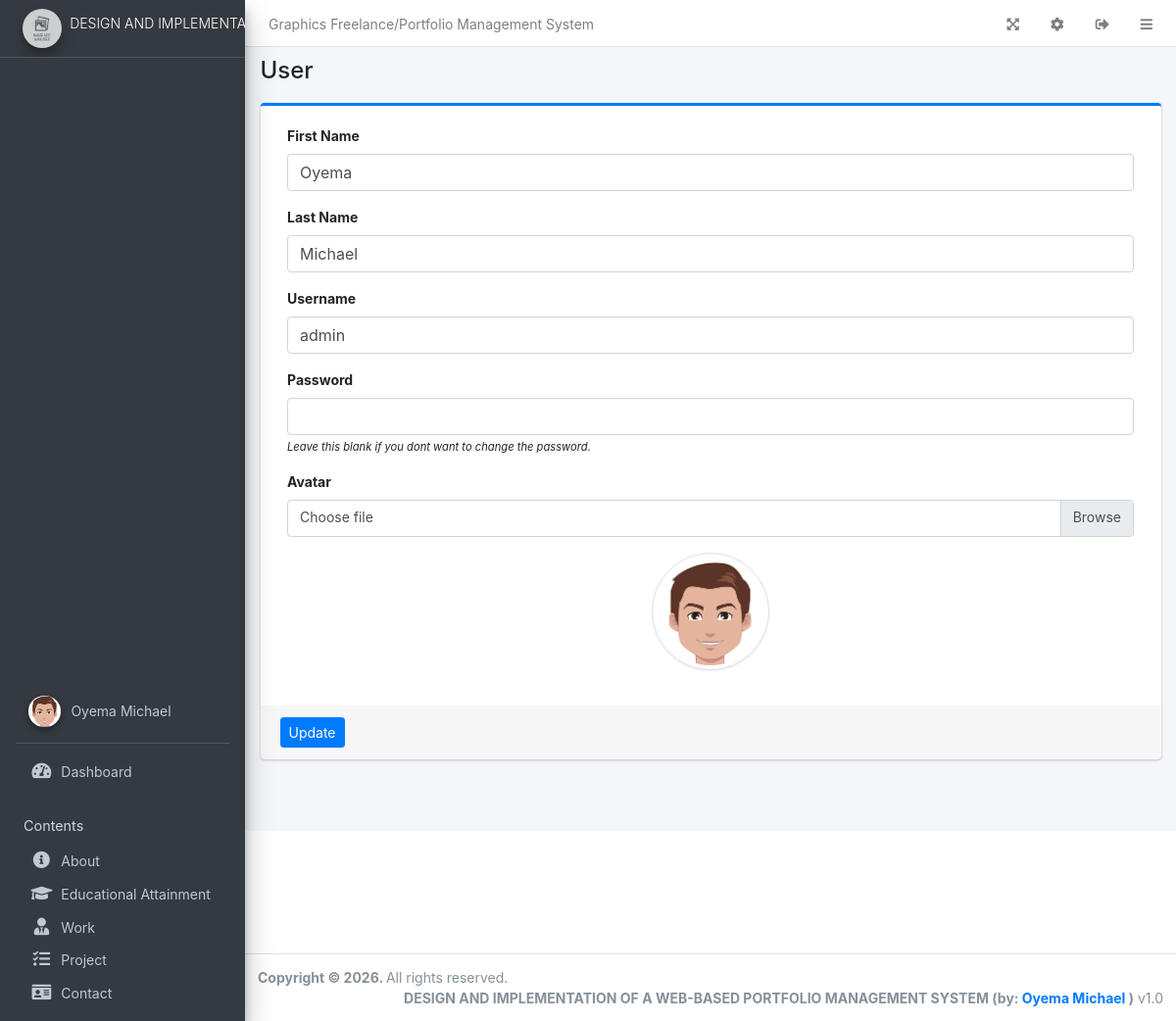
The app's page /admin/?page=user (signed in) with its own data.
### tables this page shows
CREATE TABLE `users` (
  `id` int(50) NOT NULL,
  `firstname` varchar(250) NOT NULL,
  `lastname` varchar(250) NOT NULL,
  `username` text NOT NULL,
  `password` text NOT NULL,
  `avatar` text DEFAULT NULL,
  `last_login` datetime DEFAULT NULL,
  `date_added` datetime NOT NULL DEFAULT current_timestamp(),
  `date_updated` datetime DEFAULT NULL ON UPDATE current_timestamp()
);

### classes/DBConnection.php (called while the page is built, shortened)
<?php
class DBConnection{
    private $host = DB_SERVER;
    private $username = DB_USERNAME;
    private $password = DB_PASSWORD;
    private $database = DB_NAME;
    private $port = DB_PORT;
    public $conn;
    public function __construct(){
        if(!isset($this->conn)){
            $this->conn = mysqli_init();
            $flags = 0;
            $ok = @$this->conn->real_connect(
                $this->host, $this->username, $this->password,
                $this->database, $this->port, NULL, $flags
            );
        }
    }
}
?>

### classes/SystemSettings.php (called while the page is built, shortened)
<?php
class SystemSettings extends DBConnection{
	function userdata($field = ''){
		if(!empty($field)){
			if(isset($_SESSION['userdata'][$field]))
				return $_SESSION['userdata'][$field];
			else
				return null;
		}else{
			return false;
		}
	}
}
$_settings = new SystemSettings();
?>

### config.php (called while the page is built, shortened)
<?php
require_once('classes/DBConnection.php');
require_once('classes/SystemSettings.php');
function validate_image($file){
	if(!empty($file)){
		if(is_file(base_app.$file)){
			return base_url.$file;
		}else{
			return base_url.'dist/img/no-image-available.png';
		}
	}else{
		return base_url.'dist/img/no-image-available.png';
	}
}
?>

### admin/user/index.php (the view, shortened to what this page needs)
<?php
$user = $conn->query("SELECT * FROM users where id ='".$_settings->userdata('id')."'");
foreach($user->fetch_array() as $k =>$v){
	$meta[$k] = $v;
}
?>
<div class="card card-outline card-primary">
	<div class="card-body">
		<div class="container-fluid">
			<form action="" id="manage-user">
				<div class="form-group">
					<label for="name">First Name</label>
					<input type="text" name="firstname" id="firstname" class="form-control" value="<?php echo isset($meta['firstname']) ? $meta['firstname']: '' ?>" required>
				</div>
				<div class="form-group">
					<label for="name">Last Name</label>
					<input type="text" name="lastname" id="lastname" class="form-control" value="<?php echo isset($meta['lastname']) ? $meta['lastname']: '' ?>" required>
				</div>
				<div class="form-group">
					<label for="username">Username</label>
					<input type="text" name="username" id="username" class="form-control" value="<?php echo isset($meta['username']) ? $meta['username']: '' ?>" required  autocomplete="off">
				</div>
				<div class="form-group">
					<label for="password">Password</label>
					<input type="password" name="password" id="password" class="form-control" value="" autocomplete="off">
					<small><i>Leave this blank if you dont want to change the password.</i></small>
				</div>
				<div class="form-group">
					<label for="" class="control-label">Avatar</label>
					<div class="custom-file">
		              <label class="custom-file-label" for="customFile">Choose file</label>
		            </div>
				</div>
				<div class="form-group d-flex justify-content-center">
					<img src="<?php echo validate_image(isset($meta['avatar']) ? $meta['avatar'] :'') ?>" alt="" id="cimg" class="img-fluid img-thumbnail">
				</div>
			</form>
		</div>
	</div>
	<div class="card-footer">
			<div class="col-md-12">
				<div class="row">
					<button class="btn btn-sm btn-primary" form="manage-user">Update</button>
				</div>
			</div>
		</div>
</div>

### admin/user/index.php (style rules this page uses)
img#cimg { height: 15vh; width: 15vh; object-fit: cover; border-radius: 100% 100%; }

### records on screen
users: firstname "Oyema", lastname "Michael", username "admin", avatar (picture)

### other values on screen
$_settings->info('name') "Graphics Freelance/Portfolio Management System"
$_settings->info('short_name') "DESIGN AND…"
$_settings->userdata('firstname').' '.$_settings->userdata('lastname') "Oyema Michael"
str_replace("_", " ",$page) "User"
$_settings->info('short_name') "DESIGN AND IMPLEMENTATION OF A WEB-BASED PORTFOLIO MANAGEMENT SYSTEM"
